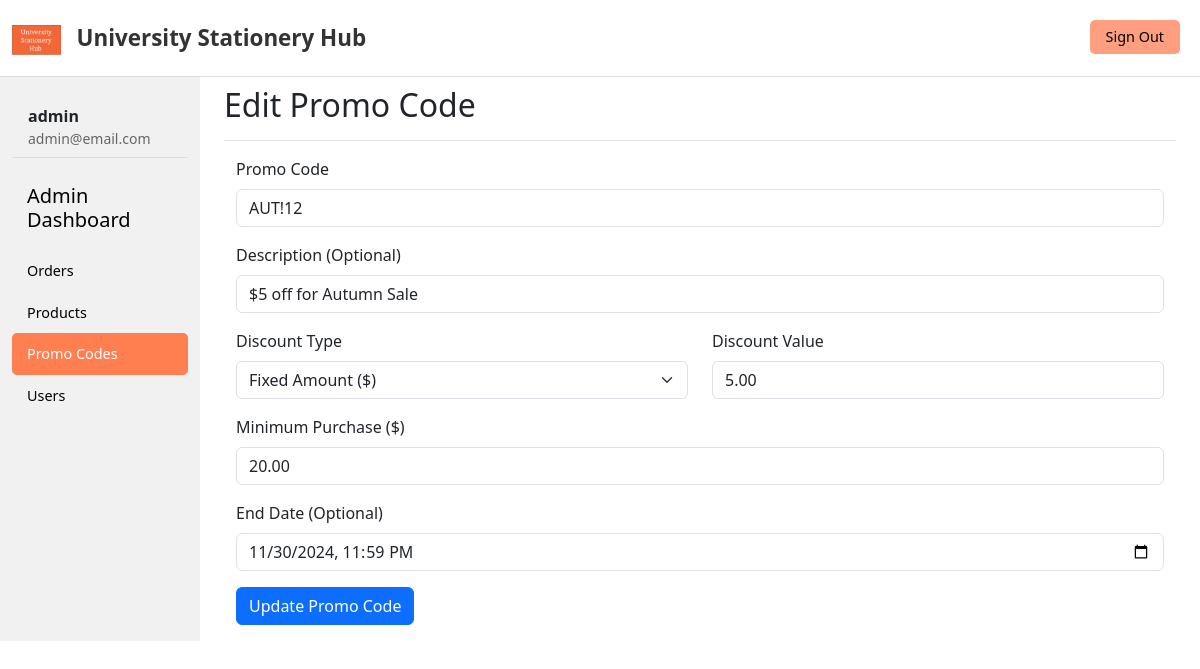
Page /admin/edit_promo_code.php?promo_code_id=1 (signed in) on the committed database.
### tables this page shows
CREATE TABLE `promo_codes` (
  `id` int(11) NOT NULL AUTO_INCREMENT,
  `code` varchar(50) NOT NULL,
  `description` varchar(255) DEFAULT NULL,
  `discount_type` enum('fixed','percent') NOT NULL,
  `discount_value` decimal(10,2) NOT NULL,
  `min_purchase` decimal(10,2) NOT NULL DEFAULT 0.00,
  `start_date` datetime DEFAULT NULL,
  `end_date` datetime DEFAULT NULL,
  `is_active` tinyint(1) NOT NULL DEFAULT 1,
  `max_uses` int(11) NOT NULL DEFAULT 1000,
  `current_uses` int(11) NOT NULL DEFAULT 0,
  `created_at` timestamp NOT NULL DEFAULT current_timestamp(),
  `updated_at` timestamp NOT NULL DEFAULT current_timestamp() ON UPDATE current_timestamp(),
  PRIMARY KEY (`id`), 
  UNIQUE KEY `code` (`code`) 
);

### admin/edit_promo_code.php (the view, shortened to what this page needs)
<?php include('header.php'); ?>
<?php
if (isset($_GET['promo_code_id'])) {
    $promo_code_id = $_GET['promo_code_id'];
    $stmt = $conn->prepare("SELECT * FROM promo_codes WHERE id = ?");
    $stmt->bind_param('i', $promo_code_id);
    $stmt->execute();
    $promo_code = $stmt->get_result()->fetch_assoc();
} else if (isset($_POST['edit_promo_code_btn'])) {
    $promo_code_id = $_POST['promo_code_id'];
    $code = trim($_POST['code']);
    $description = trim($_POST['description']);
    $discount_type = $_POST['discount_type'];
    $discount_value = $_POST['discount_value'];
    $min_purchase = $_POST['min_purchase'];
    $end_date = !empty($_POST['end_date']) ? $_POST['end_date'] : null;
    $stmt = $conn->prepare("UPDATE promo_codes SET code=?, description=?, discount_type=?, discount_value=?, min_purchase=?, end_date=? WHERE id=?");
    $stmt->bind_param(
        "sssddsi",
        $code,
        $description,
        $discount_type,
        $discount_value,
        $min_purchase,
        $end_date,
        $promo_code_id
    );
    if ($stmt->execute()) {
        header('location: promo_codes.php?edit_success_message=Promo code has been updated successfully!');
    } else {
        header('location: promo_codes.php?edit_failure_message=Error: Could not update promo code.');
    }
    $stmt->close();
    exit();
} else {
    header('location: promo_codes.php');
    exit();
}
?>
<div class="container-fluid">
    <div class="row">
        <?php include('sidemenu.php'); ?>
        <main class="col-md-9 ms-sm-auto col-lg-10 px-md-4">
            <div class="d-flex justify-content-between flex-wrap flex-md-nowrap align-items-center pt-3 pb-2 mb-3 border-bottom">
                <h1 class="h2">Edit Promo Code</h1>
            </div>
            <div class="mx-auto container">
                <form id="edit-promo-code-form" method="POST" action="edit_promo_code.php">
                    <div class="mb-3">
                        <label for="code" class="form-label">Promo Code</label>
                        <input type="text" class="form-control" id="code" name="code" value="<?php echo htmlspecialchars($promo_code['code']); ?>" required>
                    </div>
                    <div class="mb-3">
                        <label for="description" class="form-label">Description (Optional)</label>
                        <input type="text" class="form-control" id="description" name="description" value="<?php echo htmlspecialchars($promo_code['description']); ?>">
                    </div>
                    <div class="row mb-3">
                        <div class="col-md-6">
                            <label for="discount_type" class="form-label">Discount Type</label>
                            <select class="form-select" id="discount_type" name="discount_type" required>
                                <option value="fixed" <?php if($promo_code['discount_type'] == 'fixed') echo 'selected'; ?>>Fixed Amount ($)</option>
                            </select>
                        </div>
                        <div class="col-md-6">
                            <label for="discount_value" class="form-label">Discount Value</label>
                            <input type="number" step="0.01" class="form-control" id="discount_value" name="discount_value" value="<?php echo htmlspecialchars($promo_code['discount_value']); ?>" required>
                        </div>
                    </div>
                    <div class="row mb-3">
                         <div class="col-md-12">
                            <label for="min_purchase" class="form-label">Minimum Purchase ($)</label>
                            <input type="number" step="0.01" class="form-control" id="min_purchase" name="min_purchase" value="<?php echo htmlspecialchars($promo_code['min_purchase']); ?>" required>
                        </div>
                    </div>
                     <div class="row mb-3">
                        <div class="col-md-12">
                            <label for="end_date" class="form-label">End Date (Optional)</label>
                            <input type="datetime-local" class="form-control" id="end_date" name="end_date" value="<?php echo !empty($promo_code['end_date']) ? date('Y-m-d\TH:i', strtotime($promo_code['end_date'])) : ''; ?>">
                        </div>
                    </div>
                    <div class="mb-3">
                        <button type="submit" class="btn btn-primary" name="edit_promo_code_btn">Update Promo Code</button>
                    </div>
                </form>
            </div>
        </main>
    </div>
</div>
</body>
</html>

### admin/header.php (style rules this page uses)
body { margin-top: 70px; }

### rows in the picture
promo_codes: code "AUT!12", description "$5 off for Autumn Sale", discount_type "Fixed Amount ($)", discount_value "5.00", min_purchase "20.00", end_date "11/30/2024 23:59"

### other values in the picture
$_SESSION['admin_name'] "admin"
$_SESSION['admin_email'] "admin@email.com"
